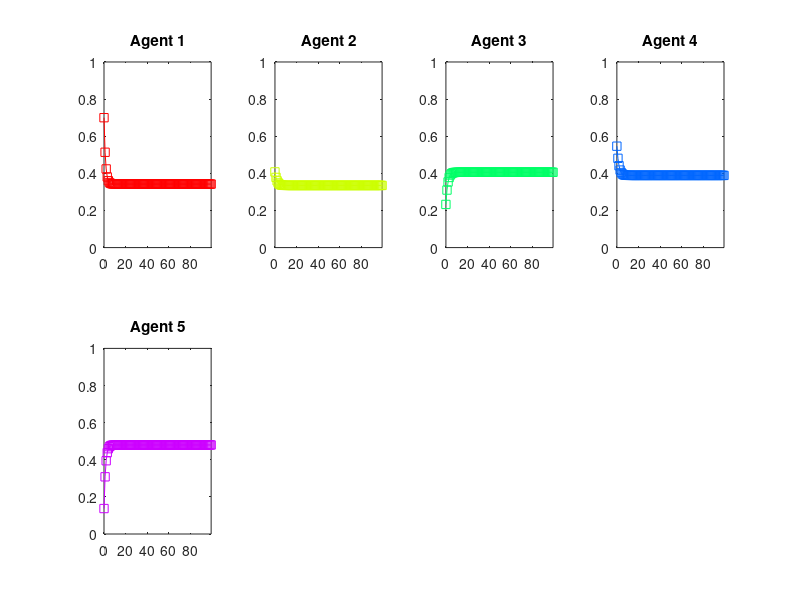

MATLAB code for this plot:
%          Simple Agent Model           Assignment Week 3
%          Sander Martijn Kerkdijk      Max Turpijn
%          Course: Behaviour Dynamics in social Networks 
%               Vrije Universiteit Amsterdam 2015
%                   Copying will be punished

% INITIALIZATION

% Prompt for variables
prompt = {'Enter Number Of Agents:','Enter Steps:','Enter Update:','Enter stepsize (delta_t):','Enter chance on no connection between agents:'};
dlg_title = 'Simple Agent Model';
num_lines = 1;
defaultans = {'5','100','0.5','0.1','0.1'};
answer = inputdlg(prompt,dlg_title,num_lines,defaultans);

% global start time 
start_time = 1;

% number of agents
number_agents = str2double(answer(1));

% global end time 
steps = str2double(answer(2));  

% update
update = str2double(answer(3));

% step size
delta_t = str2double(answer(4)); 

% chance of no connection between two agents
chanceZero = str2double(answer(5));

% Make a random vector for states
state = zeros(number_agents,steps); 


% INITIALIZE RANDOM FIRST VARIABLES FOR AGENTS.

for agents = 1:number_agents
    state(agents,1) = rand(1);
end

% initialize AGGIMPACT

aggimpact = double(number_agents);


% CREATE VARIABLE CONTAINING CONNECTION WEIGHTS FOR THE CONNECTIONS BETWEEN AGENTS

% calculating chance by given a percentage more than zero
chanceRest = (1-chanceZero)/9; 

% make a vector with random numbers given by number of agents
r=rand(number_agents); 

% make probability vector
prob=[chanceZero,chanceRest,chanceRest,chanceRest,chanceRest,chanceRest,chanceRest,chanceRest,chanceRest,chanceRest,chanceRest];
prob = cumsum(prob);

% values corresponding to the probabilities
value=[0,.1,.2,.3,.4,.5,.6,.7,.8,.9,1];   

% calculate weights
weights = arrayfun(@(z)(value(find(z<=prob,1,'first'))), r);

% remove reflexive values
for agents = 1:number_agents
    weights(agents,agents) = 0;
end


% MAKING THE SCALE VECTOR

scalevector = sum(weights,2);
  

%CALCULATING STATES OF AGENTS


% initializing time
time = start_time + delta_t;

%initializing step
stateNumber = 2;
intermediate_state = zeros(number_agents);

for agents = 1:number_agents
intermediate_state(agents) = state(agents,1);
end

% While the starttime is not the given steps.
while start_time < steps 
    step = 1;

    while step <= 10 
        start_time = start_time + delta_t;
   
     % calculate AGGIMPACT
    for agent = 1:number_agents
        ssum = 0;
        aggimpact(agent) = 0;
        
        % calculate SUM
         for agents = 1:number_agents
            ssum = ssum + ((weights(agents,agent)*(intermediate_state(agents))));  
         end
         
        % add find sum to given agent by aggimpact(t) + (SSUM/ScaledVector)
        aggimpact(agent) = aggimpact(agent) +((ssum)/scalevector(agent)); 
    end 
    
        for agents = 1:number_agents
            % update rule state(t+delta_t) = state(t)(update(aggimpact(choosen agent)delta_t
            % applying the update rule
            intermediate_state(agents) = intermediate_state(agents) + (update*((aggimpact(agents) - intermediate_state(agents))*delta_t));    
        end
        
        % next step
        step = step + 1;
    end
    
    for agents = 1:number_agents
        % When the state of a agent is bigger than 1,make the state 1.
        if intermediate_state(agents) > 1
            intermediate_state(agents) = 1;
        end
     
         state(agents,stateNumber) = intermediate_state(agents);
    end
    
    % next state
    stateNumber = stateNumber + 1;
end

% MAKE A PLOT

% make a output Variable
output = zeros(number_agents,steps);

% make for every agent another color for the plot
cmap = hsv(number_agents);

% Setting Stepsize for every point on plot
x = 0:1:steps-1;

% convert given states to an output
for i=1:number_agents
    for t = 1:steps
    eval(sprintf('output_a%d(%d) = state(%d,%d)', i,t,i,t));
    end
end

% finally plot
hold on;
for output= 1:number_agents
    subplot(round(number_agents/4)+1,4,output);
    % Plot a output with a given color
    eval(sprintf('plot(x,output_a%d,''-s'',''Color'',cmap(output,:))',output)); 
   
    % set range of plot
    axis([0 inf 0 1])
    
    % set title to plot
    eval(sprintf('title(''Agent %d'')',output));
end
hold off;

